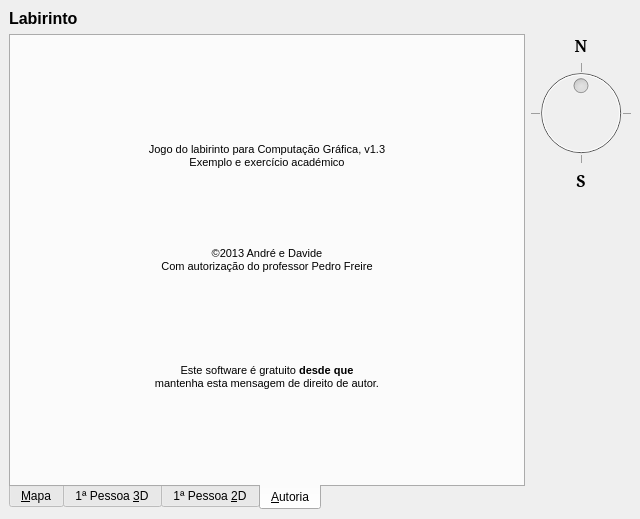
<?xml version="1.0" encoding="UTF-8"?>
<ui version="4.0">
 <author>Pedro Freire (www.pedrofreire.com)</author>
 <class>MainWindow</class>
 <widget class="QMainWindow" name="MainWindow">
  <property name="geometry">
   <rect>
    <x>0</x>
    <y>0</y>
    <width>640</width>
    <height>519</height>
   </rect>
  </property>
  <property name="windowTitle">
   <string>CG Maze (Labirinto)</string>
  </property>
  <property name="windowIcon">
   <iconset resource="imgs.qrc">
    <normaloff>:/mainwindow/imgs/mainwindow.icon.png</normaloff>:/mainwindow/imgs/mainwindow.icon.png</iconset>
  </property>
  <widget class="QWidget" name="centralwidget">
   <layout class="QVBoxLayout" name="verticalLayout">
    <item>
     <widget class="QLabel" name="label">
      <property name="font">
       <font>
        <pointsize>12</pointsize>
        <weight>75</weight>
        <bold>true</bold>
       </font>
      </property>
      <property name="toolTip">
       <string/>
      </property>
      <property name="text">
       <string>Labirinto</string>
      </property>
     </widget>
    </item>
    <item>
     <layout class="QHBoxLayout" name="horiz">
      <item>
       <widget class="QTabWidget" name="tabSet">
        <property name="enabled">
         <bool>true</bool>
        </property>
        <property name="contextMenuPolicy">
         <enum>Qt::NoContextMenu</enum>
        </property>
        <property name="tabPosition">
         <enum>QTabWidget::South</enum>
        </property>
        <property name="tabShape">
         <enum>QTabWidget::Rounded</enum>
        </property>
        <property name="currentIndex">
         <number>3</number>
        </property>
        <property name="elideMode">
         <enum>Qt::ElideNone</enum>
        </property>
        <property name="usesScrollButtons">
         <bool>false</bool>
        </property>
        <widget class="QWidget" name="tabMap">
         <attribute name="title">
          <string>&amp;Mapa</string>
         </attribute>
         <attribute name="toolTip">
          <string>Vista de cima do labirinto (mapa)</string>
         </attribute>
         <layout class="QVBoxLayout" name="verticalLayout_2">
          <item>
           <widget class="QFrame" name="frame">
            <property name="frameShape">
             <enum>QFrame::Box</enum>
            </property>
            <property name="frameShadow">
             <enum>QFrame::Plain</enum>
            </property>
            <layout class="QVBoxLayout" name="verticalLayout_5">
             <property name="margin">
              <number>0</number>
             </property>
             <item>
              <widget class="ViewMapGL" name="glViewMap" native="true">
               <property name="contextMenuPolicy">
                <enum>Qt::NoContextMenu</enum>
               </property>
              </widget>
             </item>
            </layout>
           </widget>
          </item>
          <item>
           <layout class="QHBoxLayout" name="horizontalLayout_2">
            <item>
             <spacer name="horizontalSpacer_4">
              <property name="orientation">
               <enum>Qt::Horizontal</enum>
              </property>
              <property name="sizeHint" stdset="0">
               <size>
                <width>40</width>
                <height>20</height>
               </size>
              </property>
             </spacer>
            </item>
            <item>
             <widget class="QPushButton" name="pushNew">
              <property name="minimumSize">
               <size>
                <width>0</width>
                <height>26</height>
               </size>
              </property>
              <property name="contextMenuPolicy">
               <enum>Qt::NoContextMenu</enum>
              </property>
              <property name="toolTip">
               <string>Começar de novo com outro labirinto</string>
              </property>
              <property name="text">
               <string>&amp;Novo</string>
              </property>
             </widget>
            </item>
            <item>
             <spacer name="horizontalSpacer_2">
              <property name="orientation">
               <enum>Qt::Horizontal</enum>
              </property>
              <property name="sizeHint" stdset="0">
               <size>
                <width>40</width>
                <height>20</height>
               </size>
              </property>
             </spacer>
            </item>
           </layout>
          </item>
         </layout>
        </widget>
        <widget class="QWidget" name="tabFP3D">
         <property name="enabled">
          <bool>true</bool>
         </property>
         <attribute name="title">
          <string>1ª Pessoa &amp;3D</string>
         </attribute>
         <attribute name="toolTip">
          <string>Vista de dentro do labirinto (com OpenGL 3D)</string>
         </attribute>
         <layout class="QVBoxLayout" name="verticalLayout_7">
          <item>
           <widget class="QFrame" name="frame_3">
            <property name="frameShape">
             <enum>QFrame::Box</enum>
            </property>
            <property name="frameShadow">
             <enum>QFrame::Plain</enum>
            </property>
            <layout class="QVBoxLayout" name="verticalLayout_8">
             <property name="margin">
              <number>0</number>
             </property>
             <item>
              <widget class="View3DGL" name="glView3D" native="true">
               <property name="contextMenuPolicy">
                <enum>Qt::NoContextMenu</enum>
               </property>
              </widget>
             </item>
            </layout>
           </widget>
          </item>
          <item>
           <layout class="QHBoxLayout" name="horizontalLayout_8">
            <item>
             <spacer name="horizontalSpacer_9">
              <property name="orientation">
               <enum>Qt::Horizontal</enum>
              </property>
              <property name="sizeHint" stdset="0">
               <size>
                <width>40</width>
                <height>20</height>
               </size>
              </property>
             </spacer>
            </item>
            <item>
             <widget class="QPushButton" name="pushTurnLeft3D">
              <property name="minimumSize">
               <size>
                <width>32</width>
                <height>24</height>
               </size>
              </property>
              <property name="contextMenuPolicy">
               <enum>Qt::NoContextMenu</enum>
              </property>
              <property name="toolTip">
               <string>Virar à esquerda</string>
              </property>
              <property name="text">
               <string/>
              </property>
              <property name="icon">
               <iconset resource="imgs.qrc">
                <normaloff>:/mainwindow/imgs/mainwindow.icon.turnLeft.png</normaloff>:/mainwindow/imgs/mainwindow.icon.turnLeft.png</iconset>
              </property>
              <property name="iconSize">
               <size>
                <width>11</width>
                <height>9</height>
               </size>
              </property>
              <property name="shortcut">
               <string notr="true">Left</string>
              </property>
             </widget>
            </item>
            <item>
             <widget class="QPushButton" name="pushMoveFwd3D">
              <property name="minimumSize">
               <size>
                <width>48</width>
                <height>26</height>
               </size>
              </property>
              <property name="contextMenuPolicy">
               <enum>Qt::NoContextMenu</enum>
              </property>
              <property name="toolTip">
               <string>Avançar</string>
              </property>
              <property name="text">
               <string/>
              </property>
              <property name="icon">
               <iconset resource="imgs.qrc">
                <normaloff>:/mainwindow/imgs/mainwindow.icon.goFwd.png</normaloff>:/mainwindow/imgs/mainwindow.icon.goFwd.png</iconset>
              </property>
              <property name="iconSize">
               <size>
                <width>11</width>
                <height>11</height>
               </size>
              </property>
              <property name="shortcut">
               <string notr="true">Up</string>
              </property>
             </widget>
            </item>
            <item>
             <widget class="QPushButton" name="pushTurnRight3D">
              <property name="minimumSize">
               <size>
                <width>32</width>
                <height>24</height>
               </size>
              </property>
              <property name="contextMenuPolicy">
               <enum>Qt::NoContextMenu</enum>
              </property>
              <property name="toolTip">
               <string>Virar à direita</string>
              </property>
              <property name="text">
               <string/>
              </property>
              <property name="icon">
               <iconset resource="imgs.qrc">
                <normaloff>:/mainwindow/imgs/mainwindow.icon.turnRight.png</normaloff>:/mainwindow/imgs/mainwindow.icon.turnRight.png</iconset>
              </property>
              <property name="iconSize">
               <size>
                <width>11</width>
                <height>9</height>
               </size>
              </property>
              <property name="shortcut">
               <string notr="true">Right</string>
              </property>
              <property name="flat">
               <bool>false</bool>
              </property>
             </widget>
            </item>
            <item>
             <spacer name="horizontalSpacer_10">
              <property name="orientation">
               <enum>Qt::Horizontal</enum>
              </property>
              <property name="sizeHint" stdset="0">
               <size>
                <width>40</width>
                <height>20</height>
               </size>
              </property>
             </spacer>
            </item>
           </layout>
          </item>
         </layout>
        </widget>
        <widget class="QWidget" name="tabFP2D">
         <property name="enabled">
          <bool>true</bool>
         </property>
         <attribute name="title">
          <string>1ª Pessoa &amp;2D</string>
         </attribute>
         <attribute name="toolTip">
          <string>Vista de dentro do labirinto (com OpenGL 2D)</string>
         </attribute>
         <layout class="QVBoxLayout" name="verticalLayout_3">
          <item>
           <widget class="QFrame" name="frame_2">
            <property name="frameShape">
             <enum>QFrame::Box</enum>
            </property>
            <property name="frameShadow">
             <enum>QFrame::Plain</enum>
            </property>
            <layout class="QVBoxLayout" name="verticalLayout_6">
             <property name="margin">
              <number>0</number>
             </property>
             <item>
              <widget class="View2DGL" name="glView2D" native="true">
               <property name="contextMenuPolicy">
                <enum>Qt::NoContextMenu</enum>
               </property>
              </widget>
             </item>
            </layout>
           </widget>
          </item>
          <item>
           <layout class="QHBoxLayout" name="horizontalLayout">
            <item>
             <spacer name="horizontalSpacer_3">
              <property name="orientation">
               <enum>Qt::Horizontal</enum>
              </property>
              <property name="sizeHint" stdset="0">
               <size>
                <width>40</width>
                <height>20</height>
               </size>
              </property>
             </spacer>
            </item>
            <item>
             <widget class="QPushButton" name="pushTurnLeft2D">
              <property name="minimumSize">
               <size>
                <width>32</width>
                <height>24</height>
               </size>
              </property>
              <property name="contextMenuPolicy">
               <enum>Qt::NoContextMenu</enum>
              </property>
              <property name="toolTip">
               <string>Virar à esquerda</string>
              </property>
              <property name="text">
               <string/>
              </property>
              <property name="icon">
               <iconset resource="imgs.qrc">
                <normaloff>:/mainwindow/imgs/mainwindow.icon.turnLeft.png</normaloff>:/mainwindow/imgs/mainwindow.icon.turnLeft.png</iconset>
              </property>
              <property name="iconSize">
               <size>
                <width>11</width>
                <height>9</height>
               </size>
              </property>
              <property name="shortcut">
               <string notr="true">Left</string>
              </property>
             </widget>
            </item>
            <item>
             <widget class="QPushButton" name="pushMoveFwd2D">
              <property name="minimumSize">
               <size>
                <width>48</width>
                <height>26</height>
               </size>
              </property>
              <property name="contextMenuPolicy">
               <enum>Qt::NoContextMenu</enum>
              </property>
              <property name="toolTip">
               <string>Avançar</string>
              </property>
              <property name="text">
               <string/>
              </property>
              <property name="icon">
               <iconset resource="imgs.qrc">
                <normaloff>:/mainwindow/imgs/mainwindow.icon.goFwd.png</normaloff>:/mainwindow/imgs/mainwindow.icon.goFwd.png</iconset>
              </property>
              <property name="iconSize">
               <size>
                <width>11</width>
                <height>11</height>
               </size>
              </property>
              <property name="shortcut">
               <string notr="true">Up</string>
              </property>
             </widget>
            </item>
            <item>
             <widget class="QPushButton" name="pushTurnRight2D">
              <property name="minimumSize">
               <size>
                <width>32</width>
                <height>24</height>
               </size>
              </property>
              <property name="contextMenuPolicy">
               <enum>Qt::NoContextMenu</enum>
              </property>
              <property name="toolTip">
               <string>Virar à direita</string>
              </property>
              <property name="text">
               <string/>
              </property>
              <property name="icon">
               <iconset resource="imgs.qrc">
                <normaloff>:/mainwindow/imgs/mainwindow.icon.turnRight.png</normaloff>:/mainwindow/imgs/mainwindow.icon.turnRight.png</iconset>
              </property>
              <property name="iconSize">
               <size>
                <width>11</width>
                <height>9</height>
               </size>
              </property>
              <property name="shortcut">
               <string notr="true">Right</string>
              </property>
              <property name="flat">
               <bool>false</bool>
              </property>
             </widget>
            </item>
            <item>
             <spacer name="horizontalSpacer">
              <property name="orientation">
               <enum>Qt::Horizontal</enum>
              </property>
              <property name="sizeHint" stdset="0">
               <size>
                <width>40</width>
                <height>20</height>
               </size>
              </property>
             </spacer>
            </item>
           </layout>
          </item>
         </layout>
        </widget>
        <widget class="QWidget" name="tabAbout">
         <attribute name="title">
          <string>&amp;Autoria</string>
         </attribute>
         <attribute name="toolTip">
          <string>Autoria do jogo</string>
         </attribute>
         <layout class="QHBoxLayout" name="horizontalLayout_4">
          <item>
           <widget class="QLabel" name="label_4">
            <property name="text">
             <string>&lt;!DOCTYPE HTML PUBLIC &quot;-//W3C//DTD HTML 4.0//EN&quot; &quot;http://www.w3.org/TR/REC-html40/strict.dtd&quot;&gt;
&lt;html&gt;&lt;head&gt;&lt;meta name=&quot;qrichtext&quot; content=&quot;1&quot; /&gt;&lt;style type=&quot;text/css&quot;&gt;
p, li { white-space: pre-wrap; }
&lt;/style&gt;&lt;/head&gt;&lt;body style=&quot; font-family:'MS Shell Dlg 2'; font-size:8.25pt; font-weight:400; font-style:normal;&quot;&gt;
&lt;p style=&quot; margin-top:0px; margin-bottom:0px; margin-left:0px; margin-right:0px; -qt-block-indent:0; text-indent:0px;&quot;&gt;&lt;img src=&quot;:/mainwindow/imgs/mainwindow.icon.png&quot; /&gt;&lt;/p&gt;
&lt;p style=&quot;-qt-paragraph-type:empty; margin-top:0px; margin-bottom:0px; margin-left:0px; margin-right:0px; -qt-block-indent:0; text-indent:0px; font-size:8pt;&quot;&gt;&lt;/p&gt;
&lt;p style=&quot; margin-top:0px; margin-bottom:0px; margin-left:0px; margin-right:0px; -qt-block-indent:0; text-indent:0px;&quot;&gt;&lt;span style=&quot; font-size:8pt;&quot;&gt;&lt;br /&gt;&lt;/span&gt;&lt;/p&gt;
&lt;p style=&quot; margin-top:0px; margin-bottom:0px; margin-left:0px; margin-right:0px; -qt-block-indent:0; text-indent:0px;&quot;&gt;&lt;span style=&quot; font-size:8pt;&quot;&gt;Jogo do labirinto para Computação Gráfica, v1.3&lt;br /&gt;Exemplo e exercício académico&lt;/span&gt;&lt;/p&gt;
&lt;p style=&quot;-qt-paragraph-type:empty; margin-top:0px; margin-bottom:0px; margin-left:0px; margin-right:0px; -qt-block-indent:0; text-indent:0px; font-size:8pt;&quot;&gt;&lt;/p&gt;
&lt;p style=&quot; margin-top:0px; margin-bottom:0px; margin-left:0px; margin-right:0px; -qt-block-indent:0; text-indent:0px;&quot;&gt;&lt;span style=&quot; font-size:8pt;&quot;&gt;&lt;br /&gt;&lt;/span&gt;&lt;/p&gt;
&lt;p style=&quot;-qt-paragraph-type:empty; margin-top:0px; margin-bottom:0px; margin-left:0px; margin-right:0px; -qt-block-indent:0; text-indent:0px; font-size:8pt;&quot;&gt;&lt;/p&gt;
&lt;p style=&quot; margin-top:0px; margin-bottom:0px; margin-left:0px; margin-right:0px; -qt-block-indent:0; text-indent:0px;&quot;&gt;&lt;span style=&quot; font-size:8pt;&quot;&gt;&lt;br /&gt;&lt;/span&gt;&lt;/p&gt;
&lt;p style=&quot; margin-top:0px; margin-bottom:0px; margin-left:0px; margin-right:0px; -qt-block-indent:0; text-indent:0px;&quot;&gt;&lt;span style=&quot; font-size:8pt;&quot;&gt;©2013 André e Davide&lt;/span&gt;&lt;/p&gt;
&lt;p style=&quot; margin-top:0px; margin-bottom:0px; margin-left:0px; margin-right:0px; -qt-block-indent:0; text-indent:0px;&quot;&gt;&lt;span style=&quot; font-size:8pt;&quot;&gt;Com autorização do professor Pedro Freire&lt;/span&gt;&lt;/p&gt;
&lt;p style=&quot;-qt-paragraph-type:empty; margin-top:0px; margin-bottom:0px; margin-left:0px; margin-right:0px; -qt-block-indent:0; text-indent:0px; font-size:8pt;&quot;&gt;&lt;/p&gt;
&lt;p style=&quot; margin-top:0px; margin-bottom:0px; margin-left:0px; margin-right:0px; -qt-block-indent:0; text-indent:0px;&quot;&gt;&lt;span style=&quot; font-size:8pt;&quot;&gt;&lt;br /&gt;&lt;/span&gt;&lt;/p&gt;
&lt;p style=&quot; margin-top:0px; margin-bottom:0px; margin-left:0px; margin-right:0px; -qt-block-indent:0; text-indent:0px;&quot;&gt;&lt;a href=&quot;http://creativecommons.org/licenses/by-nc-sa/2.5/pt/&quot;&gt;&lt;img src=&quot;:/mainwindow/imgs/mainwindow.icon.cc.png&quot; /&gt;&lt;/a&gt;&lt;/p&gt;
&lt;p style=&quot;-qt-paragraph-type:empty; margin-top:0px; margin-bottom:0px; margin-left:0px; margin-right:0px; -qt-block-indent:0; text-indent:0px; font-size:8pt;&quot;&gt;&lt;/p&gt;
&lt;p style=&quot; margin-top:0px; margin-bottom:0px; margin-left:0px; margin-right:0px; -qt-block-indent:0; text-indent:0px;&quot;&gt;&lt;span style=&quot; font-size:8pt;&quot;&gt;&lt;br /&gt;&lt;/span&gt;&lt;/p&gt;
&lt;p style=&quot; margin-top:0px; margin-bottom:0px; margin-left:0px; margin-right:0px; -qt-block-indent:0; text-indent:0px;&quot;&gt;&lt;span style=&quot; font-size:8pt;&quot;&gt;Este software é gratuito &lt;/span&gt;&lt;span style=&quot; font-size:8pt; font-weight:600;&quot;&gt;desde que&lt;/span&gt;&lt;span style=&quot; font-size:8pt;&quot;&gt;&lt;br /&gt;mantenha esta mensagem de direito de autor.&lt;/span&gt;&lt;/p&gt;
&lt;p style=&quot;-qt-paragraph-type:empty; margin-top:0px; margin-bottom:0px; margin-left:0px; margin-right:0px; -qt-block-indent:0; text-indent:0px; font-size:8pt;&quot;&gt;&lt;/p&gt;
&lt;p style=&quot; margin-top:0px; margin-bottom:0px; margin-left:0px; margin-right:0px; -qt-block-indent:0; text-indent:0px;&quot;&gt;&lt;span style=&quot; font-size:8pt;&quot;&gt;&lt;br /&gt;&lt;/span&gt;&lt;/p&gt;&lt;/body&gt;&lt;/html&gt;</string>
            </property>
            <property name="alignment">
             <set>Qt::AlignCenter</set>
            </property>
            <property name="wordWrap">
             <bool>true</bool>
            </property>
            <property name="openExternalLinks">
             <bool>true</bool>
            </property>
           </widget>
          </item>
         </layout>
        </widget>
       </widget>
      </item>
      <item>
       <layout class="QVBoxLayout" name="verticalLayout_4">
        <item>
         <widget class="QLabel" name="label_2">
          <property name="font">
           <font>
            <family>MS Serif</family>
            <pointsize>12</pointsize>
            <weight>75</weight>
            <bold>true</bold>
           </font>
          </property>
          <property name="contextMenuPolicy">
           <enum>Qt::NoContextMenu</enum>
          </property>
          <property name="toolTip">
           <string>Norte</string>
          </property>
          <property name="text">
           <string>N</string>
          </property>
          <property name="alignment">
           <set>Qt::AlignCenter</set>
          </property>
         </widget>
        </item>
        <item>
         <widget class="QDial" name="dialCompass">
          <property name="enabled">
           <bool>false</bool>
          </property>
          <property name="focusPolicy">
           <enum>Qt::NoFocus</enum>
          </property>
          <property name="contextMenuPolicy">
           <enum>Qt::NoContextMenu</enum>
          </property>
          <property name="toolTip">
           <string>Orientação da vista</string>
          </property>
          <property name="maximum">
           <number>4</number>
          </property>
          <property name="singleStep">
           <number>1</number>
          </property>
          <property name="pageStep">
           <number>1</number>
          </property>
          <property name="value">
           <number>2</number>
          </property>
          <property name="sliderPosition">
           <number>2</number>
          </property>
          <property name="tracking">
           <bool>false</bool>
          </property>
          <property name="orientation">
           <enum>Qt::Horizontal</enum>
          </property>
          <property name="invertedAppearance">
           <bool>false</bool>
          </property>
          <property name="invertedControls">
           <bool>false</bool>
          </property>
          <property name="wrapping">
           <bool>true</bool>
          </property>
          <property name="notchTarget">
           <double>1.000000000000000</double>
          </property>
          <property name="notchesVisible">
           <bool>true</bool>
          </property>
         </widget>
        </item>
        <item>
         <widget class="QLabel" name="label_3">
          <property name="font">
           <font>
            <family>MS Serif</family>
            <pointsize>12</pointsize>
            <weight>75</weight>
            <bold>true</bold>
           </font>
          </property>
          <property name="contextMenuPolicy">
           <enum>Qt::NoContextMenu</enum>
          </property>
          <property name="toolTip">
           <string>Sul</string>
          </property>
          <property name="text">
           <string>S</string>
          </property>
          <property name="alignment">
           <set>Qt::AlignCenter</set>
          </property>
         </widget>
        </item>
        <item>
         <spacer name="verticalSpacer">
          <property name="orientation">
           <enum>Qt::Vertical</enum>
          </property>
          <property name="sizeHint" stdset="0">
           <size>
            <width>20</width>
            <height>40</height>
           </size>
          </property>
         </spacer>
        </item>
       </layout>
      </item>
     </layout>
    </item>
   </layout>
  </widget>
  <widget class="QMenuBar" name="menubar">
   <property name="geometry">
    <rect>
     <x>0</x>
     <y>0</y>
     <width>640</width>
     <height>18</height>
    </rect>
   </property>
  </widget>
 </widget>
 <customwidgets>
  <customwidget>
   <class>ViewMapGL</class>
   <extends>QWidget</extends>
   <header>view_gl.h</header>
   <container>1</container>
  </customwidget>
  <customwidget>
   <class>View2DGL</class>
   <extends>QWidget</extends>
   <header>view_gl.h</header>
   <container>1</container>
  </customwidget>
  <customwidget>
   <class>View3DGL</class>
   <extends>QWidget</extends>
   <header>view_gl.h</header>
   <container>1</container>
  </customwidget>
 </customwidgets>
 <tabstops>
  <tabstop>tabSet</tabstop>
  <tabstop>pushNew</tabstop>
  <tabstop>pushTurnLeft2D</tabstop>
  <tabstop>pushMoveFwd2D</tabstop>
  <tabstop>pushTurnRight2D</tabstop>
  <tabstop>dialCompass</tabstop>
 </tabstops>
 <resources>
  <include location="imgs.qrc"/>
 </resources>
 <connections/>
</ui>
